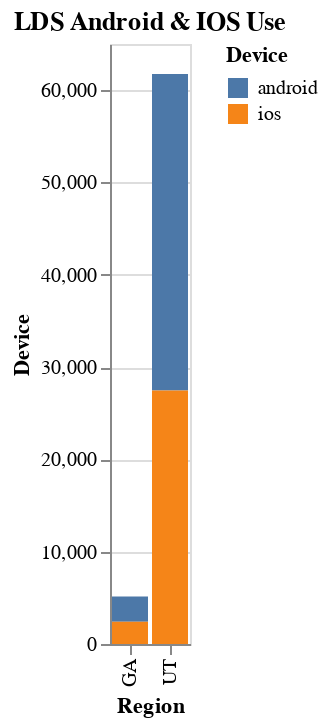

The code cell stored with this chart in its notebook:
### Code cell
# What differences are there between iPhone and Android users when comparing visits to The Church of Jesus Christ buildings of Latter-day Saints in Utah and Georgia?
data_q1 = data_poi.merge(data_device, how='left', on='placekey')
data_q1 = data_q1.drop_duplicates(subset= ["placekey", "device_type"])
data_q1 = data_q1[data_q1["location_name"].isin(["The Church of Jesus Christ of Latter day Saints",
"The Church Of Jesus Christ Of Latter Day Saints", "The Church Of Jesus Christ Of Latter Day Saints",
 "The Church of Jesus Christ of Latter Day Saints", "The Church of Jesus Christ of Latter day Saints Temple"])]
data_q1 = data_q1[data_q1["region"].isin(["UT", "GA"])]
data_q1_filtered = data_q1[["location_name", "region", "device_type", "value"]]
data_q1_ut = data_q1_filtered[data_q1_filtered["region"] == "UT"]
data_q1_ga = data_q1_filtered[data_q1_filtered["region"] == "GA"]
# print(f"UT: {data_q1_ut.sum(numeric_only=True)}\nGA: {data_q1_ga.sum(numeric_only=True)}")
data_q1_ut = data_q1_ut.groupby(["device_type", "region"]).sum().reset_index()
data_q1_ga = data_q1_ga.groupby(["device_type", "region"]).sum().reset_index()

data_q1_revised = data_q1_ut
data_q1_revised = data_q1_revised.append(data_q1_ga)

# Visual
differences = (alt.Chart(data_q1_revised).mark_bar().encode(
    alt.X("region", title= "Region"),
    alt.Y("value", title="Device"),
    alt.Color("device_type", title="Device")

).properties(
    title= "LDS Android & IOS Use"
))

differences.save("screenshots/differences.png")

differences

### Figure 1 — Vega-Lite specification as saved in the notebook (floating-point values rounded to 4 significant figures)
{"config": {"view": {"continuousWidth": 400, "continuousHeight": 300}}, "data": {"name": "data-878203c853e40ccd060f40f260e43225"}, "mark": "bar", "encoding": {"color": {"field": "device_type", "title": "Device", "type": "nominal"}, "x": {"field": "region", "title": "Region", "type": "nominal"}, "y": {"field": "value", "title": "Device", "type": "quantitative"}}, "title": "LDS Android & IOS Use", "$schema": "https://vega.github.io/schema/vega-lite/v4.17.0.json", "datasets": {"data-878203c853e40ccd060f40f260e43225": [{"device_type": "android", "region": "UT", "value": 34290.0}, {"device_type": "ios", "region": "UT", "value": 27450.0}, {"device_type": "android", "region": "GA", "value": 2755.0}, {"device_type": "ios", "region": "GA", "value": 2404.0}]}}
